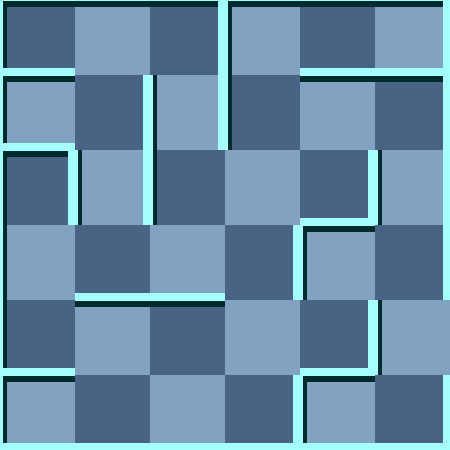

The image is a tile-based game level rendered from a .tmx file. Its description and source (layers, tilesets, objects; grid data summarised) follow:
An orthogonal 6x6 tile map with 75x75 px tiles, 2 tile layers (background, 块层 1) and 4 objects (Exit, WhiteMummy, Trap, Player).

<map version="1.0" orientation="orthogonal" width="6" height="6" tilewidth="75" tileheight="75">
 <tileset firstgid="1" name="wall" tilewidth="75" tileheight="75">
  <image source="gfx/wall.png" width="300" height="375" />
  <tile id="0">
   <properties>
    <property name="ValOfWall" value="0" />
   </properties>
  </tile>
  <tile id="1">
   <properties>
    <property name="ValOfWall" value="1" />
   </properties>
  </tile>
  <tile id="2">
   <properties>
    <property name="ValOfWall" value="2" />
   </properties>
  </tile>
  <tile id="3">
   <properties>
    <property name="ValOfWall" value="3" />
   </properties>
  </tile>
  <tile id="4">
   <properties>
    <property name="ValOfWall" value="4" />
   </properties>
  </tile>
  <tile id="5">
   <properties>
    <property name="ValOfWall" value="5" />
   </properties>
  </tile>
  <tile id="6">
   <properties>
    <property name="ValOfWall" value="6" />
   </properties>
  </tile>
  <tile id="7">
   <properties>
    <property name="ValOfWall" value="7" />
   </properties>
  </tile>
  <tile id="8">
   <properties>
    <property name="ValOfWall" value="8" />
   </properties>
  </tile>
  <tile id="9">
   <properties>
    <property name="ValOfWall" value="9" />
   </properties>
  </tile>
  <tile id="10">
   <properties>
    <property name="ValOfWall" value="10" />
   </properties>
  </tile>
  <tile id="11">
   <properties>
    <property name="ValOfWall" value="11" />
   </properties>
  </tile>
  <tile id="12">
   <properties>
    <property name="ValOfWall" value="12" />
   </properties>
  </tile>
  <tile id="13">
   <properties>
    <property name="ValOfWall" value="13" />
   </properties>
  </tile>
  <tile id="14">
   <properties>
    <property name="ValOfWall" value="14" />
   </properties>
  </tile>
  <tile id="15">
   <properties>
    <property name="ValOfWall" value="15" />
   </properties>
  </tile>
  <tile id="18">
   <properties>
    <property name="ValOfWall" value="-1" />
   </properties>
  </tile>
 </tileset>
 <layer name="background" width="6" height="6">
  <data>[36 cells, 36 non-empty, 2 distinct tile ids]</data>
 </layer>
 <layer name="块层 1" width="6" height="6">
  <data>[36 cells, 36 non-empty, 14 distinct tile ids]</data>
 </layer>
 <objectgroup name="对象层 1" width="6" height="6">
  <object name="Exit" x="450" y="300" />
  <object name="WhiteMummy" x="375" y="375">
   <properties>
    <property name="value" value="21" />
   </properties>
  </object>
  <object name="Trap" x="300" y="300">
   <properties>
    <property name="value" value="12" />
   </properties>
  </object>
  <object name="Player" x="75" y="0">
   <properties>
    <property name="value" value="1" />
   </properties>
  </object>
 </objectgroup>
</map>
